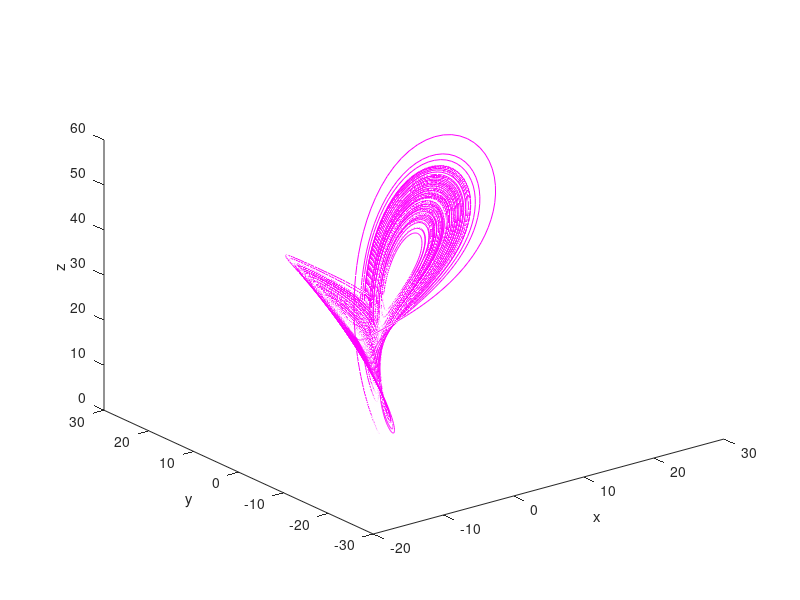

Source code (MATLAB):
clc;
clear;
close all;
%inputs
h=0.01; t(1)=0; tfinal=500;
t=t(1):h:tfinal; N=ceil((tfinal-t(1))/h);
%inital
x(1)=0.1; y(1)=0.1; z(1)=0.1;
%constant
%constant
alpha=1;
%parameters
sigma=10; b=8/3; r=30;
%Given ODE 3.1-3.1c
f1=@(t,x,y,z) -sigma*(x-y);
f2=@(t,x,y,z) r.*x-y-x.*z;
f3=@(t,x,y,z) x.*y-b.*z;
% %constant Atangana-Baleanu-Caputo(mittag-Leffler)

x(2)=x(1)+((h^alpha)/(gamma(alpha+1))).*f1(t(1),x(1),y(1),z(1));

y(2)=y(1)+((h^alpha)/(gamma(alpha+1))).*f2(t(1),x(1),y(1),z(1));

z(2)=z(1)+((h^alpha)/(gamma(alpha+1))).*f3(t(1),x(1),y(1),z(1));


for n=2:N
    tic;

x(n+1)=x(n)+(0.5*(2-alpha)*(1-alpha)+0.25*3*h*alpha*(2-alpha))*f1(t(n),x(n),y(n),z(n))-...
    (0.5*(2-alpha)*(1-alpha)+0.25*h*alpha*(2-alpha))*f1(t(n-1),x(n-1),y(n-1),z(n-1));

y(n+1)=y(n)+(0.5*(2-alpha)*(1-alpha)+0.25*3*h*alpha*(2-alpha))*f2(t(n),x(n),y(n),z(n))-...
    (0.5*(2-alpha)*(1-alpha)+0.25*h*alpha*(2-alpha))*f2(t(n-1),x(n-1),y(n-1),z(n-1));

z(n+1)=z(n)+(0.5*(2-alpha)*(1-alpha)+0.25*3*h*alpha*(2-alpha))*f3(t(n),x(n),y(n),z(n))-...
    (0.5*(2-alpha)*(1-alpha)+0.25*h*alpha*(2-alpha))*f3(t(n-1),x(n-1),y(n-1),z(n-1));

t(n+1)=t(n)+h;
end
figure(1);
plot3(x,y,z,'m');
% c = 1:numel(t);      %# colors
% h = surface([x(:), x(:)], [y(:), y(:)], [z(:), z(:)], ...
%     [c(:), c(:)], 'EdgeColor','flat', 'FaceColor','none');
% colormap( jet(numel(t)) )
xlabel('x'),ylabel('y'),zlabel('z')
% legend('contant fractional-order')
toc;

% 
% %variable version  caputo-Fabrizio 
% alpha = @(t) 1./(1+exp(-t));
% 
% for n=2:N
%     x(n+1) = x(n)+(0.5*(2-alpha(t(n)))*(1-alpha(t(n)))+0.25*3*h*alpha(t(n))*(2-alpha(t(n))))*...
%         f1(t(n),x(n),y(n),z(n))-(0.5*(2-alpha(t(n)))*(1-alpha(t(n)))+0.25*h*alpha(t(n))*...
%         (2-alpha(t(n))))*f1(t(n-1),x(n-1),y(n-1),z(n-1));
% 
%     y(n+1) = y(n)+(0.5*(2-alpha(t(n)))*(1-alpha(t(n)))+0.25*3*h*alpha(t(n))*(2-alpha(t(n))))*...
%         f2(t(n),x(n),y(n),z(n))-(0.5*(2-alpha(t(n)))*(1-alpha(t(n)))+0.25*h*alpha(t(n))*...
%         (2-alpha(t(n))))*f2(t(n-1),x(n-1),y(n-1),z(n-1));
% 
%     z(n+1) = z(n)+(0.5*(2-alpha(t(n)))*(1-alpha(t(n)))+0.25*3*h*alpha(t(n))*(2-alpha(t(n))))*...
%         f3(t(n),x(n),y(n),z(n))-(0.5*(2-alpha(t(n)))*(1-alpha(t(n)))+0.25*h*alpha(t(n))*...
%         (2-alpha(t(n))))*f3(t(n-1),x(n-1),y(n-1),z(n-1));
% 
% t(n+1)=t(n)+h;
% end
% figure(2);
% plot3(x,y,z);
% xlabel('x'),ylabel('y'),zlabel('z'),legend('contant fractional-order')